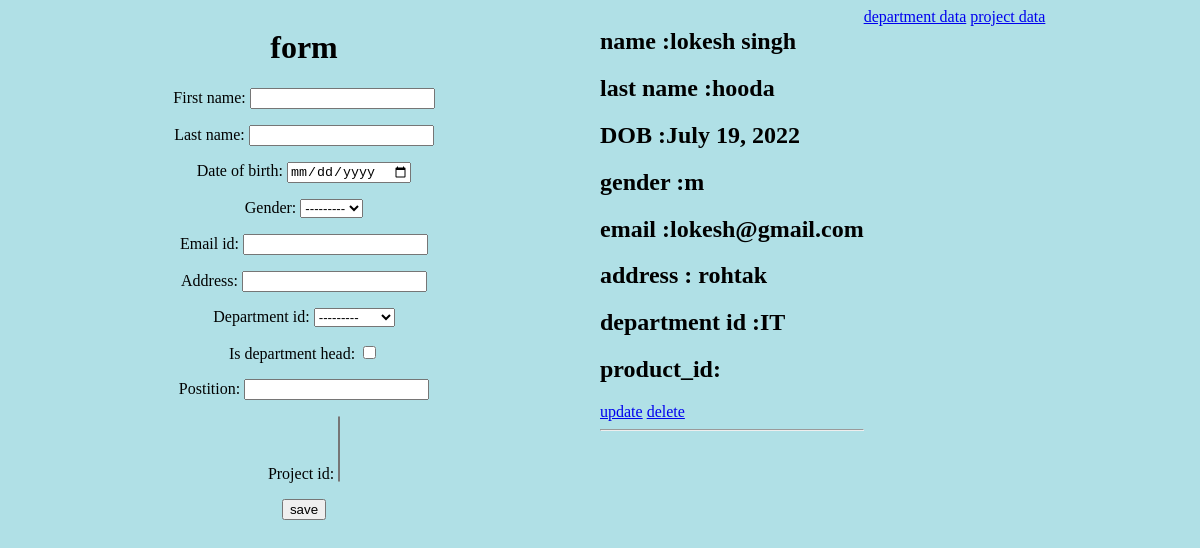
/employee/, run on an earlier commit of the app's database.
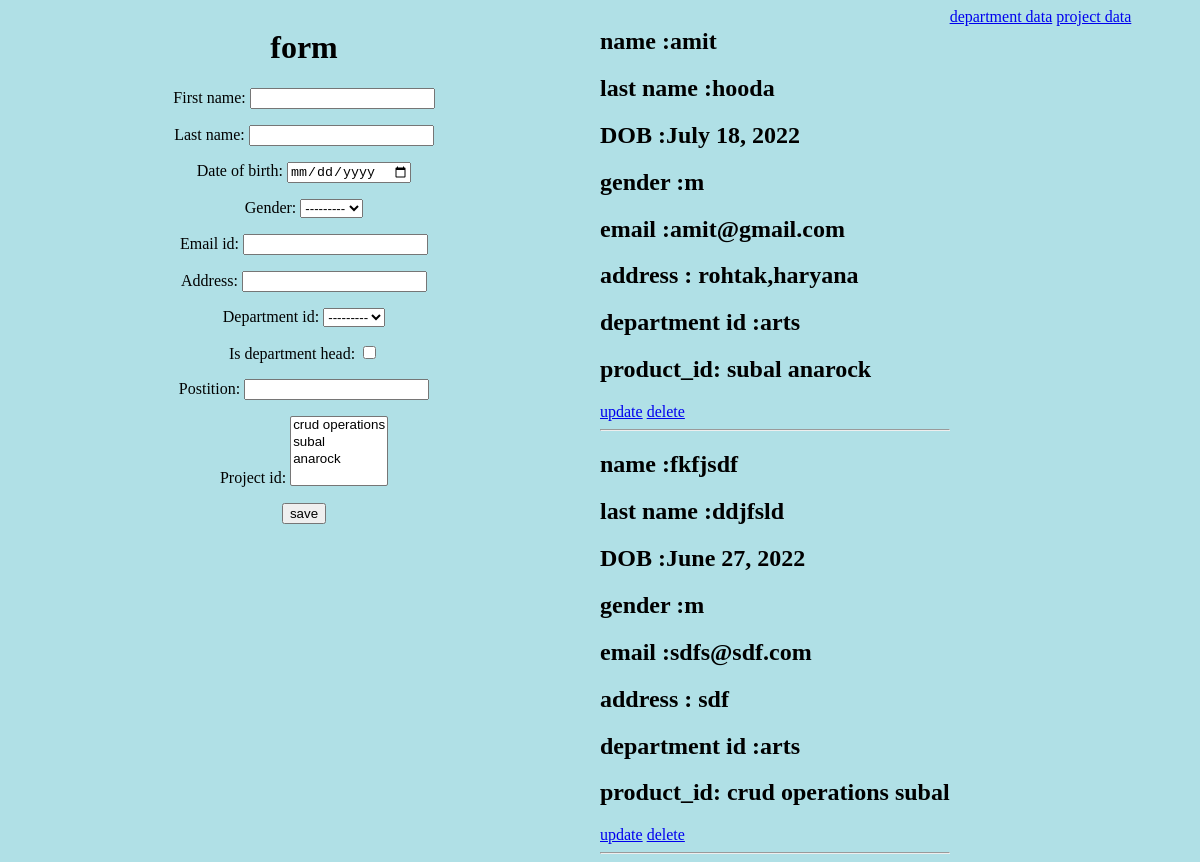
And on a later commit of the database.
### collage/models.py (models this page shows, shortened)
class Employee(models.Model):
    gender_choose=[("m","male"),("f","female"),]
    first_name=models.CharField(max_length=75)
    last_name = models.CharField(max_length=75)
    date_of_birth = models.DateField()
    gender=models.CharField(max_length=20,choices=gender_choose,)
    email_id = models.EmailField(max_length=100)
    address = models.CharField(max_length=100)
    department_id = models.ForeignKey(Department, on_delete=models.CASCADE)
    is_department_head = models.BooleanField()
    postition = models.CharField(max_length=50)
    project_id = models.ManyToManyField(Project)

class Department(models.Model):
    name = models.CharField(max_length=50)
    def __str__(self):
        return self.name

class Project(models.Model):
    projectname = models.CharField(max_length=78)
    def __str__(self):
        return self.projectname

### collage/views.py (the view)
# urls.py: path("employee/", views.employee, name = "employee"),
def employee(request):
    form_data = empolyee_form()
    db_data= Employee.objects.all()
    if request.method =='POST':
        form_data= empolyee_form(request.POST)
        if form_data.is_valid:
            form_data.save()
            return HttpResponseRedirect('/employee/')
    return render(request, 'employee.html', {'form':form_data,'data':db_data})

### collage/modelform.py
class empolyee_form(forms.ModelForm):
    class Meta:
        model = Employee
        fields="__all__"
        widgets = {
            'date_of_birth': DateInput
        }

### collage/templates/employee.html (shortened to what this page needs)
<!DOCTYPE html>
{% load static %}
<html lang="en">
<head>
</head>
<body>
    <a href=" {% url 'department' %} ">department data</a>
    <a href=" {% url 'project' %} ">project data</a>
    <div style="float:left;width:50%;">
    <center>
        <h1>form </h1>
        <form action="" method="post">
            {{form.as_p}}
            <input type="submit" value="save">
        </form>
    </center>
    </div>
    <div style="float:left;">
        {% for d in data  %}
            <h2>name :{{d.first_name}}</h2>
            <h2>last name :{{d.last_name}}</h2>
            <h2>DOB :{{d.date_of_birth}}</h2>
            <h2> gender :{{d.gender}}</h2>
            <h2>email :{{d.email_id}}</h2>
            <h2>address : {{d.address}}</h2>
            <h2>department id :{{d.department_id}}</h2><h2>product_id:
            {% for i in d.project_id.all %}
            {{ i }}
            {% endfor %}</h2>
            <a href=" {% url 'update' d.id %} ">update</a>
            <a href=" {% url 'delete' d.id%} ">delete</a>
            <hr>
        {% endfor %}
    </div>
</body>
</html>

### collage/templates/employee.html (style rules this page uses)
body { background-color: powderblue ; }

What changed in the data, as far as the page shows it:
changed Employee "hooda": first_name "lokesh singh" → "amit"; date_of_birth "July 19, 2022" → "July 18, 2022"; email_id "lokesh@gmail.com" → "amit@gmail.com"; address "rohtak" → "rohtak,haryana"; department_id "IT" → "arts"
added Project: projectname "subal"
added Project: projectname "anarock", shown under Employee "hooda"
added Employee: first_name "fkfjsdf", last_name "ddjfsld", date_of_birth "June 27, 2022", gender "m", email_id "sdfs@sdf.com", address "sdf", department_id "arts"
added Project: projectname "crud operations", shown under "fkfjsdf"
Also different on the page:
form field project_id: (not shown) → "crud operations / subal / anarock"
